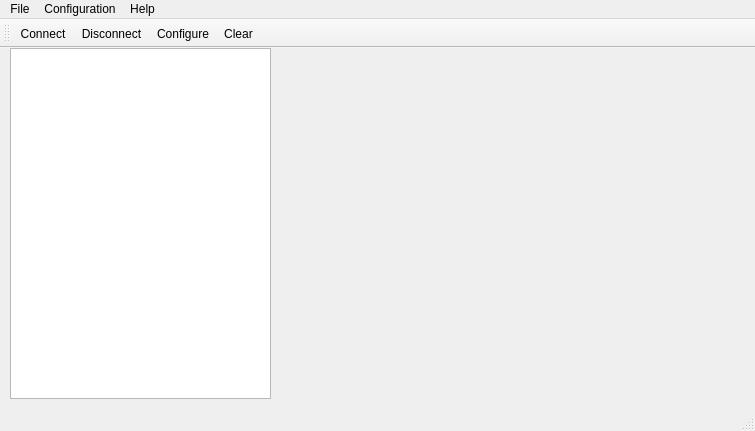
<?xml version="1.0" encoding="UTF-8"?>
<ui version="4.0">
 <class>MainWindow</class>
 <widget class="QMainWindow" name="MainWindow">
  <property name="geometry">
   <rect>
    <x>0</x>
    <y>0</y>
    <width>755</width>
    <height>431</height>
   </rect>
  </property>
  <property name="windowTitle">
   <string>PcTestApp</string>
  </property>
  <widget class="QWidget" name="centralWidget">
   <property name="enabled">
    <bool>true</bool>
   </property>
   <widget class="QTableWidget" name="dataTableWidget">
    <property name="geometry">
     <rect>
      <x>10</x>
      <y>0</y>
      <width>261</width>
      <height>351</height>
     </rect>
    </property>
   </widget>
   <widget class="QWidget" name="gridLayoutWidget">
    <property name="geometry">
     <rect>
      <x>280</x>
      <y>10</y>
      <width>461</width>
      <height>331</height>
     </rect>
    </property>
    <layout class="QGridLayout" name="chartViewLayout"/>
   </widget>
  </widget>
  <widget class="QMenuBar" name="menuBar">
   <property name="geometry">
    <rect>
     <x>0</x>
     <y>0</y>
     <width>755</width>
     <height>20</height>
    </rect>
   </property>
   <widget class="QMenu" name="menuFile">
    <property name="title">
     <string>File</string>
    </property>
    <addaction name="actionOpen"/>
    <addaction name="actionSave"/>
    <addaction name="separator"/>
    <addaction name="actionConnect"/>
    <addaction name="actionDisconnect"/>
    <addaction name="actionClose"/>
    <addaction name="separator"/>
    <addaction name="actionQuit"/>
   </widget>
   <widget class="QMenu" name="menuHelp">
    <property name="title">
     <string>Help</string>
    </property>
    <addaction name="actionAbout"/>
   </widget>
   <widget class="QMenu" name="menuConfiguration">
    <property name="title">
     <string>Configuration</string>
    </property>
    <addaction name="actionConfigure"/>
    <addaction name="actionClear"/>
   </widget>
   <addaction name="menuFile"/>
   <addaction name="menuConfiguration"/>
   <addaction name="menuHelp"/>
  </widget>
  <widget class="QToolBar" name="mainToolBar">
   <attribute name="toolBarArea">
    <enum>TopToolBarArea</enum>
   </attribute>
   <attribute name="toolBarBreak">
    <bool>false</bool>
   </attribute>
   <addaction name="actionConnect"/>
   <addaction name="actionDisconnect"/>
   <addaction name="actionConfigure"/>
   <addaction name="actionClear"/>
  </widget>
  <widget class="QStatusBar" name="statusBar"/>
  <action name="actionOpen">
   <property name="text">
    <string>Open</string>
   </property>
  </action>
  <action name="actionSave">
   <property name="text">
    <string>Save</string>
   </property>
  </action>
  <action name="actionClose">
   <property name="text">
    <string>Close</string>
   </property>
  </action>
  <action name="actionQuit">
   <property name="icon">
    <iconset resource="resources.qrc">
     <normaloff>:/images/application-exit.png</normaloff>:/images/application-exit.png</iconset>
   </property>
   <property name="text">
    <string>Quit</string>
   </property>
   <property name="shortcut">
    <string>Ctrl+Q</string>
   </property>
  </action>
  <action name="actionAbout">
   <property name="text">
    <string>About</string>
   </property>
  </action>
  <action name="actionConnect">
   <property name="icon">
    <iconset resource="resources.qrc">
     <normaloff>:/images/connect.png</normaloff>:/images/connect.png</iconset>
   </property>
   <property name="text">
    <string>Connect</string>
   </property>
   <property name="shortcut">
    <string>Ctrl+O</string>
   </property>
  </action>
  <action name="actionDisconnect">
   <property name="icon">
    <iconset resource="resources.qrc">
     <normaloff>:/images/disconnect.png</normaloff>:/images/disconnect.png</iconset>
   </property>
   <property name="text">
    <string>Disconnect</string>
   </property>
   <property name="shortcut">
    <string>Ctrl+D</string>
   </property>
  </action>
  <action name="actionConfigure">
   <property name="icon">
    <iconset resource="resources.qrc">
     <normaloff>:/images/settings.png</normaloff>:/images/settings.png</iconset>
   </property>
   <property name="text">
    <string>Configure</string>
   </property>
  </action>
  <action name="actionClear">
   <property name="icon">
    <iconset resource="resources.qrc">
     <normaloff>:/images/clear.png</normaloff>:/images/clear.png</iconset>
   </property>
   <property name="text">
    <string>Clear</string>
   </property>
  </action>
 </widget>
 <layoutdefault spacing="6" margin="11"/>
 <resources>
  <include location="resources.qrc"/>
 </resources>
 <connections>
  <connection>
   <sender>actionQuit</sender>
   <signal>triggered(bool)</signal>
   <receiver>MainWindow</receiver>
   <slot>close()</slot>
   <hints>
    <hint type="sourcelabel">
     <x>-1</x>
     <y>-1</y>
    </hint>
    <hint type="destinationlabel">
     <x>217</x>
     <y>193</y>
    </hint>
   </hints>
  </connection>
 </connections>
</ui>
